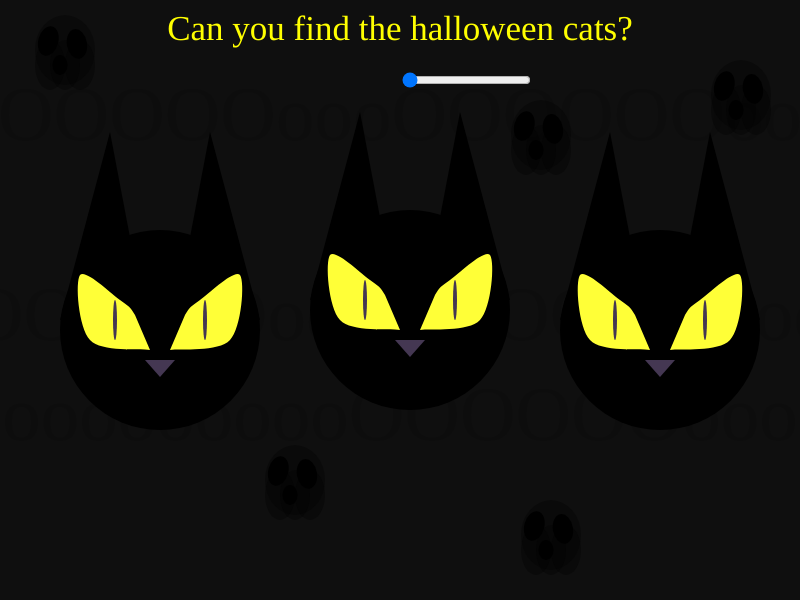
Frame 1 (no input)
Frame 60 (no input): identical to frame 1, image omitted
Frame 120 (the mouse pressed at the canvas centre since frame 60): identical to frame 1, image omitted

The p5.js sketch that drew this single still picture (run headless with seeded random() and noise() and a simulated clock; from frame 60 on, the mouse is pressed at the canvas centre):

// p5.js sketch
// ── sketch.js

function setup() {
    createCanvas(800,600);
  
  angleMode(DEGREES);
 slider = createSlider(0, 255, 3, 20);
 slider.position(400, 70);
  


 
}
  
  function draw() {
    t = slider.value();
    background(15);

    fill(255,255,0);
    textSize(35);
    textAlign(CENTER);
    textFont('Ink Free');
      text('Can you find the halloween cats?',400,40);

    fill(t,30);
    textSize(77);
    textFont('Ink Free');
         text('ooOOOOOoooOOOOOOoooo',400,140);
         text('oOOooOOoooOOOOOOoooo',400,340);
         text('ooooooooooOOOOOOoooo',400,440);

    cat(-240,30)
    cat(10,10);
    cat(260,30);
    
    ghost(10,10);
    ghost(240,440);
    ghost(686,55);
    ghost(486,95);
    ghost(496,495);
   
  }

function cat(x,y){
  
push();
  //cat
translate(x,y);
noStroke();
fill(t);
circle(400,300,200);
noStroke();
//right ear
fill(t);
triangle(300,290,350,102,380,260)
//left ear
noStroke();
fill(t);
triangle(500,290,450,102,420,260)
//nose
fill(68,55,82);
triangle(385,330,400,347,415,330);
//left eyes 
fill(255,255,55);
beginShape();
curveVertex(410,320);
curveVertex(425,285);
curveVertex(440,270);
curveVertex(480,245);
curveVertex(470,310);
endShape(CLOSE);
 //right eye  
fill(255,255,55);
beginShape();
curveVertex(390,320);
curveVertex(375,285);
curveVertex(360,270);
curveVertex(320,245);
curveVertex(330,310);
endShape(CLOSE);   
 //pupils
fill(68,55,82);
ellipse(445,290,4,40)  
fill(68,55,82);
ellipse(355,290,4,40) 
pop();
}

function ghost(x,y) {
   //ghost
   push();
   translate(x,y);
   noStroke();
   fill(t,86);
   ellipse(55,40,60,70);
   ellipse(40,55,30,50);
   ellipse(55,55,30,50);
   ellipse(70,55,30,50);
   //face
   push();
   fill(0);
   rotate(15);
   ellipse(45,20,20,30);
   fill(0);
   rotate(-25);
   ellipse(60,45,20,30);
   pop();
   fill(0);
   ellipse(50,55,15,20)
   pop();



}
